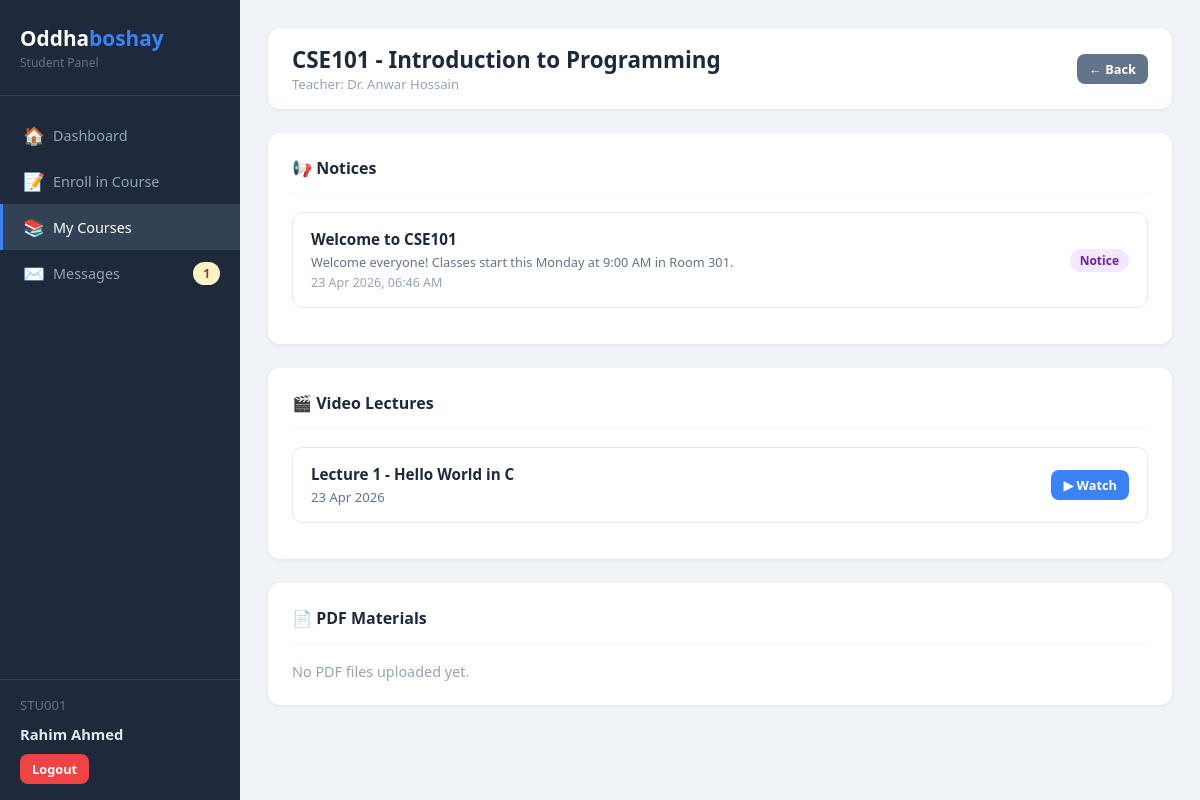
Screenshot of /student/materials.php?course_id=1 (signed in) with the database file from the repository.
### tables this page shows
CREATE TABLE IF NOT EXISTS courses (
    id           INT AUTO_INCREMENT PRIMARY KEY,
    course_code  VARCHAR(20)  NOT NULL UNIQUE,       
    course_name  VARCHAR(150) NOT NULL,
    description  TEXT,
    teacher_id   INT,                                
    credits      INT DEFAULT 3,
    created_at   TIMESTAMP DEFAULT CURRENT_TIMESTAMP,
    FOREIGN KEY (teacher_id) REFERENCES teachers(id) ON DELETE SET NULL
);

CREATE TABLE IF NOT EXISTS teachers (
    id          INT AUTO_INCREMENT PRIMARY KEY,
    teacher_id  VARCHAR(20)  NOT NULL UNIQUE,        
    name        VARCHAR(100) NOT NULL,
    email       VARCHAR(100) NOT NULL UNIQUE,
    password    VARCHAR(255) NOT NULL,               
    phone       VARCHAR(20),
    department  VARCHAR(100),
    created_at  TIMESTAMP DEFAULT CURRENT_TIMESTAMP
);

CREATE TABLE IF NOT EXISTS course_materials (
    id          INT AUTO_INCREMENT PRIMARY KEY,
    course_id   INT  NOT NULL,                       
    teacher_id  INT  NOT NULL,                       
    type        ENUM('video','pdf','notice') NOT NULL,
    title       VARCHAR(200) NOT NULL,
    content     TEXT,                                
    file_path   VARCHAR(500),                        
    created_at  TIMESTAMP DEFAULT CURRENT_TIMESTAMP,
    FOREIGN KEY (course_id)  REFERENCES courses(id)  ON DELETE CASCADE,
    FOREIGN KEY (teacher_id) REFERENCES teachers(id) ON DELETE CASCADE
);

### student/materials.php (the view, shortened to what this page needs)
<?php
require_once '../config/db.php';
$sid       = $_SESSION['student_id'];
$course_id = intval($_GET['course_id'] ?? 0);
$course = $conn->query("SELECT c.*, t.name AS teacher_name FROM courses c LEFT JOIN teachers t ON c.teacher_id=t.id WHERE c.id=$course_id")->fetch_assoc();
$materials = $conn->query("SELECT * FROM course_materials WHERE course_id=$course_id ORDER BY type, created_at DESC");
$unread_count = $conn->query("SELECT COUNT(*) as cnt FROM messages WHERE receiver_type='student' AND receiver_id=$sid AND is_read=0")->fetch_assoc()['cnt'];
$videos  = [];
$pdfs    = [];
$notices = [];
while ($m = $materials->fetch_assoc()) {
    if ($m['type'] === 'video')  $videos[]  = $m;
    if ($m['type'] === 'notice') $notices[] = $m;
}
?>
<!DOCTYPE html>
<html lang="en">
<head>
    <link rel="stylesheet" href="../assets/css/style.css">
</head>
<body>
<div class="layout">
    <aside class="sidebar">
        <div class="sidebar-brand"><h2>Oddha<span>boshay</span></h2><p>Student Panel</p></div>
        <nav class="sidebar-nav">
            <a href="dashboard.php">    <span class="icon">🏠</span> Dashboard</a>
            <a href="enroll.php">       <span class="icon">📝</span> Enroll in Course</a>
            <a href="my_courses.php" class="active"><span class="icon">📚</span> My Courses</a>
            <a href="messages.php">     <span class="icon">✉️</span> Messages
                <?php if ($unread_count > 0): ?><span class="badge badge-pending" style="margin-left:auto;"><?= $unread_count ?></span><?php endif; ?>
            </a>
        </nav>
        <div class="sidebar-footer">
            <div class="user-info"><?= htmlspecialchars($_SESSION['student_sid']) ?></div>
            <div class="user-name"><?= htmlspecialchars($_SESSION['student_name']) ?></div>
            <a href="logout.php" class="btn btn-danger btn-sm" style="margin-top:10px;">Logout</a>
        </div>
    </aside>
    <main class="main-content">
        <div class="top-header">
            <div>
                <h1><?= htmlspecialchars($course['course_code']) ?> - <?= htmlspecialchars($course['course_name']) ?></h1>
                <div class="breadcrumb">Teacher: <?= $course['teacher_name'] ? htmlspecialchars($course['teacher_name']) : 'TBA' ?></div>
            </div>
            <a href="my_courses.php" class="btn btn-secondary btn-sm">&#8592; Back</a>
        </div>
        <div class="card">
            <div class="card-header"><h3>📢 Notices</h3></div>
            <?php if (empty($notices)): ?>
                <p style="color:#94a3b8;font-size:0.9rem;">No notices posted yet.</p>
            <?php else: ?>
                <?php foreach ($notices as $n): ?>
                <div class="material-card">
                    <div class="mat-info">
                        <h4><?= htmlspecialchars($n['title']) ?></h4>
                        <p><?= htmlspecialchars($n['content']) ?></p>
                        <small style="color:#94a3b8;"><?= date('d M Y, h:i A', strtotime($n['created_at'])) ?></small>
                    </div>
                    <span class="badge badge-notice">Notice</span>
                </div>
                <?php endforeach; ?>
            <?php endif; ?>
        </div>
        <div class="card">
            <div class="card-header"><h3>🎬 Video Lectures</h3></div>
            <?php if (empty($videos)): ?>
                <p style="color:#94a3b8;font-size:0.9rem;">No video lectures uploaded yet.</p>
            <?php else: ?>
                <?php foreach ($videos as $v): ?>
                <div class="material-card">
                    <div class="mat-info">
                        <h4><?= htmlspecialchars($v['title']) ?></h4>
                        <p style="font-size:0.82rem;color:#64748b;"><?= date('d M Y', strtotime($v['created_at'])) ?></p>
                    </div>
                    <a href="<?= htmlspecialchars($v['content']) ?>" target="_blank" class="btn btn-primary btn-sm">▶ Watch</a>
                </div>
                <?php endforeach; ?>
            <?php endif; ?>
        </div>
        <div class="card">
            <div class="card-header"><h3>📄 PDF Materials</h3></div>
            <?php if (empty($pdfs)): ?>
                <p style="color:#94a3b8;font-size:0.9rem;">No PDF files uploaded yet.</p>
            <?php endif; ?>
        </div>
    </main>
</div>
</body>
</html>

### assets/css/style.css (style rules this page uses)
* { margin: 0; padding: 0; box-sizing: border-box; }
body { font-family: 'Segoe UI', Tahoma, Geneva, Verdana, sans-serif; background: #f0f4f8; color: #334155; font-size: 15px; }
a { text-decoration: none; color: inherit; }
.btn { display: inline-block; padding: 10px 20px; border: none; border-radius: 8px; font-size: 0.9rem; font-weight: 600; cursor: pointer; transition: opacity 0.2s, transform 0.1s; text-align: center; }
.btn-primary { background: #3b82f6; color: #fff; }
.btn-danger { background: #ef4444; color: #fff; }
.btn-secondary { background: #64748b; color: #fff; }
.btn-sm { padding: 6px 12px; font-size: 0.8rem; }
.layout { display: flex; min-height: 100vh; }
.sidebar { width: 240px; background: #1e293b; color: #e2e8f0; display: flex; flex-direction: column; flex-shrink: 0; position: fixed; top: 0; left: 0; height: 100vh; overflow-y: auto; z-index: 100; }
.sidebar-brand { padding: 24px 20px; border-bottom: 1px solid #334155; }
.sidebar-brand h2 { font-size: 1.3rem; font-weight: 700; color: #fff; }
.sidebar-brand h2 span { color: #3b82f6; }
.sidebar-brand p { font-size: 0.75rem; color: #64748b; margin-top: 2px; }
.sidebar-nav { padding: 16px 0; flex: 1; }
.sidebar-nav a { display: flex; align-items: center; gap: 10px; padding: 11px 20px; color: #94a3b8; font-size: 0.9rem; font-weight: 500; transition: all 0.15s; border-left: 3px solid transparent; }
.sidebar-nav a.active { color: #fff; background: #334155; border-left-color: #3b82f6; }
.sidebar-nav .icon { font-size: 1.1rem; width: 20px; text-align: center; }
.sidebar-footer { padding: 16px 20px; border-top: 1px solid #334155; }
.sidebar-footer .user-info { font-size: 0.82rem; color: #64748b; margin-bottom: 10px; }
.sidebar-footer .user-name { font-size: 0.92rem; color: #e2e8f0; font-weight: 600; }
.main-content { flex: 1; margin-left: 240px; padding: 28px; min-height: 100vh; background: #f0f4f8; }
.top-header { background: #fff; border-radius: 12px; padding: 16px 24px; display: flex; align-items: center; justify-content: space-between; margin-bottom: 24px; box-shadow: 0 1px 4px rgba(0,0,0,0.07); }
.top-header h1 { font-size: 1.4rem; font-weight: 700; color: #1e293b; }
.top-header .breadcrumb { font-size: 0.82rem; color: #94a3b8; }
.card { background: #fff; border-radius: 12px; padding: 24px; box-shadow: 0 1px 4px rgba(0,0,0,0.07); margin-bottom: 24px; }
.card-header { display: flex; align-items: center; justify-content: space-between; margin-bottom: 18px; padding-bottom: 14px; border-bottom: 1px solid #f1f5f9; }
.card-header h3 { font-size: 1rem; font-weight: 700; color: #1e293b; }
.badge { display: inline-block; padding: 3px 10px; border-radius: 20px; font-size: 0.75rem; font-weight: 600; }
.badge-pending { background: #fef3c7; color: #92400e; }
.badge-notice { background: #f3e8ff; color: #6b21a8; }
.material-card { border: 1.5px solid #e2e8f0; border-radius: 10px; padding: 16px 18px; margin-bottom: 12px; display: flex; align-items: center; justify-content: space-between; gap: 12px; transition: border-color 0.2s; }
.material-card .mat-info h4 { font-size: 0.95rem; font-weight: 600; color: #1e293b; margin-bottom: 4px; }
.material-card .mat-info p { font-size: 0.8rem; color: #64748b; }

### rows the page displays
courses: course_code "CSE101", course_name "Introduction to Programming", teacher.name "Dr. Anwar Hossain"
course_materials: title "Welcome to CSE101", content "Welcome everyone! Classes start this Monday at 9:00 AM in Room 301.", created_at "23 Apr 2026, 06:46 AM"
course_materials: title "Lecture 1 - Hello World in C", created_at "23 Apr 2026"

### other values shown
$unread_count "1"
$_SESSION['student_sid'] "STU001"
$_SESSION['student_name'] "Rahim Ahmed"
